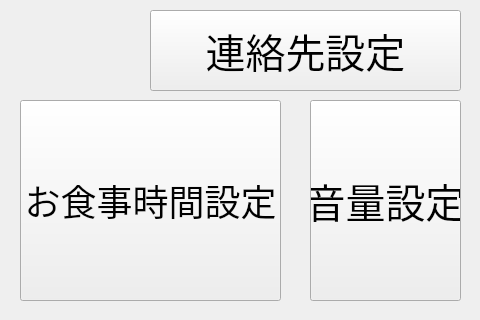
<?xml version="1.0" encoding="UTF-8"?>
<ui version="4.0">
 <class>Form</class>
 <widget class="QWidget" name="Form">
  <property name="geometry">
   <rect>
    <x>0</x>
    <y>0</y>
    <width>480</width>
    <height>320</height>
   </rect>
  </property>
  <property name="windowTitle">
   <string>Form</string>
  </property>
  <widget class="QPushButton" name="pushButton_return">
   <property name="geometry">
    <rect>
     <x>10</x>
     <y>10</y>
     <width>121</width>
     <height>71</height>
    </rect>
   </property>
   <property name="text">
    <string/>
   </property>
   <property name="icon">
    <iconset>
     <normaloff>image/capsule_return.png</normaloff>image/capsule_return.png</iconset>
   </property>
   <property name="iconSize">
    <size>
     <width>100</width>
     <height>100</height>
    </size>
   </property>
   <property name="flat">
    <bool>true</bool>
   </property>
  </widget>
  <widget class="QPushButton" name="pushButton_setadress">
   <property name="geometry">
    <rect>
     <x>150</x>
     <y>10</y>
     <width>311</width>
     <height>81</height>
    </rect>
   </property>
   <property name="font">
    <font>
     <pointsize>30</pointsize>
    </font>
   </property>
   <property name="text">
    <string>連絡先設定</string>
   </property>
  </widget>
  <widget class="QPushButton" name="pushButton_set_mealtime">
   <property name="geometry">
    <rect>
     <x>20</x>
     <y>100</y>
     <width>261</width>
     <height>201</height>
    </rect>
   </property>
   <property name="font">
    <font>
     <pointsize>27</pointsize>
    </font>
   </property>
   <property name="text">
    <string>お食事時間設定</string>
   </property>
  </widget>
  <widget class="QPushButton" name="pushButton_set_volume">
   <property name="geometry">
    <rect>
     <x>310</x>
     <y>100</y>
     <width>151</width>
     <height>201</height>
    </rect>
   </property>
   <property name="font">
    <font>
     <family>Apple SD Gothic Neo</family>
     <pointsize>30</pointsize>
     <kerning>true</kerning>
    </font>
   </property>
   <property name="text">
    <string>音量設定</string>
   </property>
  </widget>
 </widget>
 <resources/>
 <connections>
  <connection>
   <sender>pushButton_setadress</sender>
   <signal>pressed()</signal>
   <receiver>Form</receiver>
   <slot>set_adress()</slot>
   <hints>
    <hint type="sourcelabel">
     <x>183</x>
     <y>42</y>
    </hint>
    <hint type="destinationlabel">
     <x>137</x>
     <y>50</y>
    </hint>
   </hints>
  </connection>
  <connection>
   <sender>pushButton_return</sender>
   <signal>pressed()</signal>
   <receiver>Form</receiver>
   <slot>return_top()</slot>
   <hints>
    <hint type="sourcelabel">
     <x>37</x>
     <y>42</y>
    </hint>
    <hint type="destinationlabel">
     <x>16</x>
     <y>81</y>
    </hint>
   </hints>
  </connection>
  <connection>
   <sender>pushButton_set_mealtime</sender>
   <signal>pressed()</signal>
   <receiver>Form</receiver>
   <slot>set_mealtime()</slot>
   <hints>
    <hint type="sourcelabel">
     <x>83</x>
     <y>240</y>
    </hint>
    <hint type="destinationlabel">
     <x>298</x>
     <y>233</y>
    </hint>
   </hints>
  </connection>
  <connection>
   <sender>pushButton_set_volume</sender>
   <signal>pressed()</signal>
   <receiver>Form</receiver>
   <slot>set_volume()</slot>
   <hints>
    <hint type="sourcelabel">
     <x>412</x>
     <y>187</y>
    </hint>
    <hint type="destinationlabel">
     <x>297</x>
     <y>153</y>
    </hint>
   </hints>
  </connection>
 </connections>
 <slots>
  <signal>signal1()</signal>
  <slot>set_adress()</slot>
  <slot>set_volume()</slot>
  <slot>set_mealtime()</slot>
  <slot>return_top()</slot>
 </slots>
</ui>
